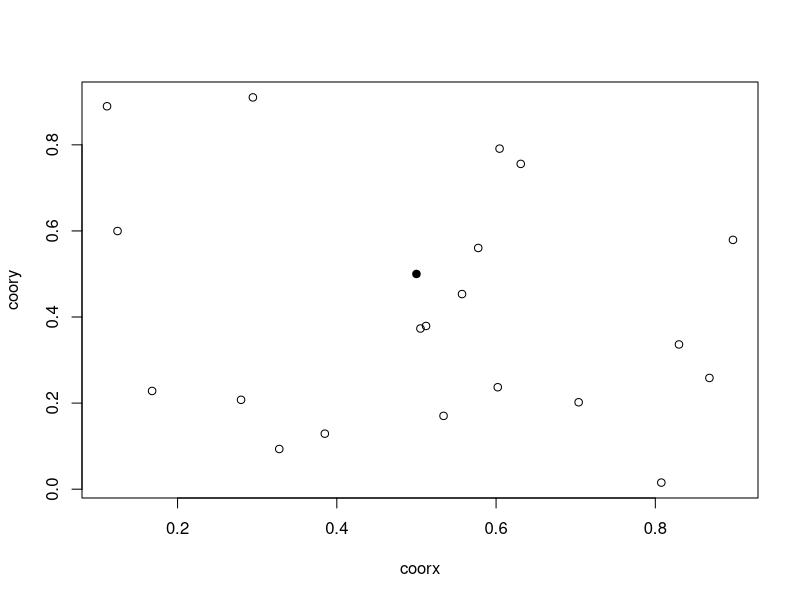

Generate this figure with R: (Note: this script raises an error after producing the figure.)
# Lo primero es crear un conjunto de puntos en el plano con un generador de
# valores aleatorios (función "runif"):
set.seed(3.1415)
coorx <- runif(20)
coory <- runif(20)

# Posteriormente se grafican esos puntos y se agrega el "punto central", en las
# coordenadas (0.5, 0.5).
plot(coorx, coory)
points(0.5, 0.5, pch=19)

# Instrucciones: utilizando nuevamente las funciones hipot, which, which.max, 
# además de which.min, encuentre cuales son los puntos A y B, el más cercano y
# el más lejano respectivamente al central = (0.5, 0.5)
# cat.ad y cat.op: los "catetos" de todos los triángulos formados con el punto
# central y los demás puntos.
# dst: distancias entre (0.5, 0.5) y todos los demás puntos.
# i: posición de dst en el que se encuentra el mínimo de distancia
# j: posición de dst en el que se encuentra el máximo de distancia
# A: coordenadas del punto más cercano (vector de dos valores)
# B: coordenadas del punto más lejano  (vector de dos valores)
# Nota: use ?c para entender los últimos pasos
#===== Su código comienza aquí: =====#

cat.ad <-

cat.op <-

dst <-

i <-

j <- 

A <- c( , )

B <- c( , )

#====== Aquí finaliza su código =====#

# Para confirmar que el código hace la tarea correctamente:
plot(coorx, coory)
points(0.5, 0.5, pch=19)
points(coorx[i], coory[i], pch=19, col='red')
points(coorx[j], coory[j], pch=19, col='darkgreen')
